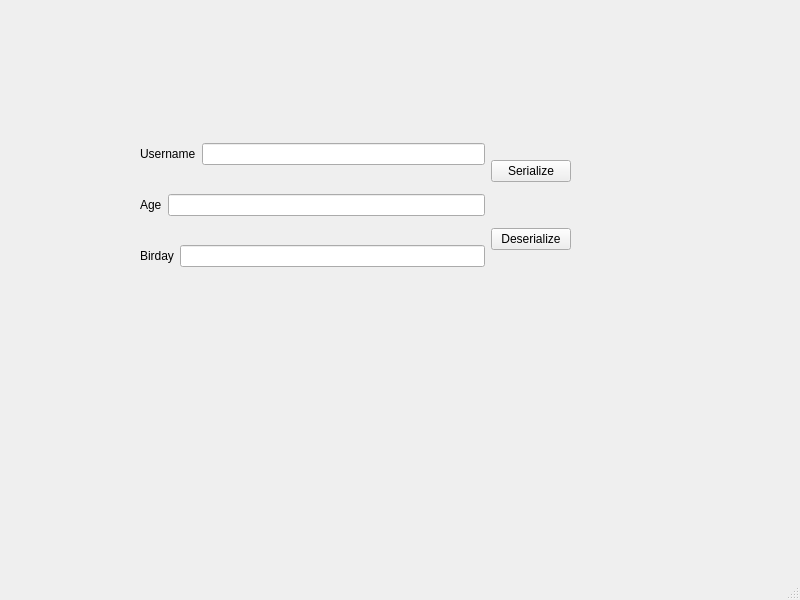
<?xml version="1.0" encoding="UTF-8"?>
<ui version="4.0">
 <class>MainWindow</class>
 <widget class="QMainWindow" name="MainWindow">
  <property name="geometry">
   <rect>
    <x>0</x>
    <y>0</y>
    <width>800</width>
    <height>600</height>
   </rect>
  </property>
  <property name="windowTitle">
   <string>MainWindow</string>
  </property>
  <widget class="QWidget" name="centralwidget">
   <widget class="QWidget" name="">
    <property name="geometry">
     <rect>
      <x>140</x>
      <y>120</y>
      <width>431</width>
      <height>171</height>
     </rect>
    </property>
    <layout class="QHBoxLayout" name="horizontalLayout">
     <item>
      <layout class="QVBoxLayout" name="verticalLayout_2">
       <item>
        <layout class="QHBoxLayout" name="horizontalLayout_2">
         <item>
          <widget class="QLabel" name="label_2">
           <property name="text">
            <string>Username</string>
           </property>
          </widget>
         </item>
         <item>
          <widget class="QLineEdit" name="username_field"/>
         </item>
        </layout>
       </item>
       <item>
        <layout class="QHBoxLayout" name="horizontalLayout_4">
         <item>
          <widget class="QLabel" name="label_4">
           <property name="text">
            <string>Age</string>
           </property>
          </widget>
         </item>
         <item>
          <widget class="QLineEdit" name="age_field"/>
         </item>
        </layout>
       </item>
       <item>
        <layout class="QHBoxLayout" name="horizontalLayout_5">
         <item>
          <widget class="QLabel" name="label_3">
           <property name="text">
            <string>Birday</string>
           </property>
          </widget>
         </item>
         <item>
          <widget class="QLineEdit" name="birtday_field"/>
         </item>
        </layout>
       </item>
      </layout>
     </item>
     <item>
      <layout class="QVBoxLayout" name="verticalLayout">
       <item>
        <widget class="QPushButton" name="serialize_btn">
         <property name="text">
          <string>Serialize</string>
         </property>
        </widget>
       </item>
       <item>
        <widget class="QPushButton" name="deserialize_btn">
         <property name="text">
          <string>Deserialize</string>
         </property>
        </widget>
       </item>
      </layout>
     </item>
    </layout>
   </widget>
  </widget>
  <widget class="QMenuBar" name="menubar">
   <property name="geometry">
    <rect>
     <x>0</x>
     <y>0</y>
     <width>800</width>
     <height>24</height>
    </rect>
   </property>
  </widget>
  <widget class="QStatusBar" name="statusbar"/>
 </widget>
 <resources/>
 <connections/>
</ui>
